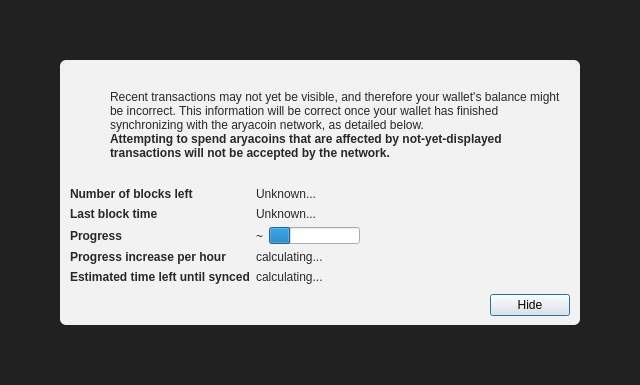
<?xml version="1.0" encoding="UTF-8"?>
<ui version="4.0">
 <class>ModalOverlay</class>
 <widget class="ModalOverlay" name="ModalOverlay">
  <property name="geometry">
   <rect>
    <x>0</x>
    <y>0</y>
    <width>640</width>
    <height>385</height>
   </rect>
  </property>
  <property name="windowTitle">
   <string>Form</string>
  </property>
  <layout class="QVBoxLayout" name="verticalLayout" stretch="0">
   <property name="sizeConstraint">
    <enum>QLayout::SetDefaultConstraint</enum>
   </property>
   <property name="leftMargin">
    <number>0</number>
   </property>
   <property name="topMargin">
    <number>0</number>
   </property>
   <property name="rightMargin">
    <number>0</number>
   </property>
   <property name="bottomMargin">
    <number>0</number>
   </property>
   <item>
    <widget class="QWidget" name="bgWidget" native="true">
     <property name="styleSheet">
      <string notr="true">#bgWidget { background: rgba(0,0,0,220); }</string>
     </property>
     <layout class="QVBoxLayout" name="verticalLayoutMain" stretch="1">
      <property name="leftMargin">
       <number>60</number>
      </property>
      <property name="topMargin">
       <number>60</number>
      </property>
      <property name="rightMargin">
       <number>60</number>
      </property>
      <property name="bottomMargin">
       <number>60</number>
      </property>
      <item>
       <widget class="QWidget" name="contentWidget" native="true">
        <property name="styleSheet">
         <string notr="true">#contentWidget { background: rgba(255,255,255,240); border-radius: 6px; }

QLabel { color: rgb(40,40,40);  }</string>
        </property>
        <layout class="QVBoxLayout" name="verticalLayoutSub" stretch="1,0,0,0">
         <property name="spacing">
          <number>0</number>
         </property>
         <property name="leftMargin">
          <number>10</number>
         </property>
         <property name="topMargin">
          <number>10</number>
         </property>
         <property name="rightMargin">
          <number>10</number>
         </property>
         <property name="bottomMargin">
          <number>10</number>
         </property>
         <item>
          <layout class="QHBoxLayout" name="horizontalLayoutIconText" stretch="0,1">
           <property name="topMargin">
            <number>20</number>
           </property>
           <item>
            <layout class="QVBoxLayout" name="verticalLayoutIcon">
             <property name="leftMargin">
              <number>0</number>
             </property>
             <item>
              <widget class="QPushButton" name="warningIcon">
               <property name="enabled">
                <bool>false</bool>
               </property>
               <property name="text">
                <string/>
               </property>
               <property name="icon">
                <iconset>
                 <normaloff>:/icons/warning</normaloff>
                 <disabledoff>:/icons/warning</disabledoff>:/icons/warning</iconset>
               </property>
               <property name="iconSize">
                <size>
                 <width>48</width>
                 <height>48</height>
                </size>
               </property>
               <property name="flat">
                <bool>true</bool>
               </property>
              </widget>
             </item>
             <item>
              <spacer name="verticalSpacerWarningIcon">
               <property name="orientation">
                <enum>Qt::Vertical</enum>
               </property>
               <property name="sizeHint" stdset="0">
                <size>
                 <width>20</width>
                 <height>40</height>
                </size>
               </property>
              </spacer>
             </item>
            </layout>
           </item>
           <item>
            <layout class="QVBoxLayout" name="verticalLayoutInfoText">
             <property name="leftMargin">
              <number>0</number>
             </property>
             <property name="topMargin">
              <number>0</number>
             </property>
             <item>
              <widget class="QLabel" name="infoText">
               <property name="text">
                <string>Recent transactions may not yet be visible, and therefore your wallet's balance might be incorrect. This information will be correct once your wallet has finished synchronizing with the aryacoin network, as detailed below.</string>
               </property>
               <property name="textFormat">
                <enum>Qt::RichText</enum>
               </property>
               <property name="wordWrap">
                <bool>true</bool>
               </property>
              </widget>
             </item>
             <item>
              <widget class="QLabel" name="infoTextStrong">
               <property name="font">
                <font>
                 <weight>75</weight>
                 <bold>true</bold>
                </font>
               </property>
               <property name="text">
                <string>Attempting to spend aryacoins that are affected by not-yet-displayed transactions will not be accepted by the network.</string>
               </property>
               <property name="textFormat">
                <enum>Qt::RichText</enum>
               </property>
               <property name="wordWrap">
                <bool>true</bool>
               </property>
              </widget>
             </item>
             <item>
              <spacer name="verticalSpacerInTextSpace">
               <property name="orientation">
                <enum>Qt::Vertical</enum>
               </property>
               <property name="sizeHint" stdset="0">
                <size>
                 <width>20</width>
                 <height>40</height>
                </size>
               </property>
              </spacer>
             </item>
            </layout>
           </item>
          </layout>
         </item>
         <item>
          <spacer name="verticalSpacerAfterText">
           <property name="orientation">
            <enum>Qt::Vertical</enum>
           </property>
           <property name="sizeHint" stdset="0">
            <size>
             <width>20</width>
             <height>40</height>
            </size>
           </property>
          </spacer>
         </item>
         <item>
          <layout class="QFormLayout" name="formLayout">
           <property name="fieldGrowthPolicy">
            <enum>QFormLayout::FieldsStayAtSizeHint</enum>
           </property>
           <property name="horizontalSpacing">
            <number>6</number>
           </property>
           <property name="verticalSpacing">
            <number>6</number>
           </property>
           <property name="topMargin">
            <number>10</number>
           </property>
           <item row="0" column="0">
            <widget class="QLabel" name="labelNumberOfBlocksLeft">
             <property name="font">
              <font>
               <weight>75</weight>
               <bold>true</bold>
              </font>
             </property>
             <property name="text">
              <string>Number of blocks left</string>
             </property>
            </widget>
           </item>
           <item row="0" column="1">
            <widget class="QLabel" name="numberOfBlocksLeft">
             <property name="text">
              <string>Unknown...</string>
             </property>
            </widget>
           </item>
           <item row="1" column="0">
            <widget class="QLabel" name="labelLastBlockTime">
             <property name="font">
              <font>
               <weight>75</weight>
               <bold>true</bold>
              </font>
             </property>
             <property name="text">
              <string>Last block time</string>
             </property>
            </widget>
           </item>
           <item row="1" column="1">
            <widget class="QLabel" name="newestBlockDate">
             <property name="sizePolicy">
              <sizepolicy hsizetype="Maximum" vsizetype="Preferred">
               <horstretch>0</horstretch>
               <verstretch>0</verstretch>
              </sizepolicy>
             </property>
             <property name="text">
              <string>Unknown...</string>
             </property>
            </widget>
           </item>
           <item row="2" column="0">
            <widget class="QLabel" name="labelSyncDone">
             <property name="font">
              <font>
               <weight>75</weight>
               <bold>true</bold>
              </font>
             </property>
             <property name="text">
              <string>Progress</string>
             </property>
            </widget>
           </item>
           <item row="2" column="1">
            <layout class="QHBoxLayout" name="horizontalLayoutSync" stretch="0,1">
             <item>
              <widget class="QLabel" name="percentageProgress">
               <property name="text">
                <string notr="true">~</string>
               </property>
              </widget>
             </item>
             <item>
              <widget class="QProgressBar" name="progressBar">
               <property name="value">
                <number>24</number>
               </property>
               <property name="format">
                <string/>
               </property>
              </widget>
             </item>
            </layout>
           </item>
           <item row="4" column="0">
            <widget class="QLabel" name="labelProgressIncrease">
             <property name="font">
              <font>
               <weight>75</weight>
               <bold>true</bold>
              </font>
             </property>
             <property name="text">
              <string>Progress increase per hour</string>
             </property>
            </widget>
           </item>
           <item row="4" column="1">
            <widget class="QLabel" name="progressIncreasePerH">
             <property name="text">
              <string>calculating...</string>
             </property>
            </widget>
           </item>
           <item row="5" column="0">
            <widget class="QLabel" name="labelEstimatedTimeLeft">
             <property name="font">
              <font>
               <weight>75</weight>
               <bold>true</bold>
              </font>
             </property>
             <property name="text">
              <string>Estimated time left until synced</string>
             </property>
            </widget>
           </item>
           <item row="5" column="1">
            <widget class="QLabel" name="expectedTimeLeft">
             <property name="text">
              <string>calculating...</string>
             </property>
            </widget>
           </item>
          </layout>
         </item>
         <item>
          <layout class="QHBoxLayout" name="horizontalLayoutButtons">
           <property name="leftMargin">
            <number>10</number>
           </property>
           <property name="topMargin">
            <number>10</number>
           </property>
           <item>
            <spacer name="horizontalSpacer">
             <property name="orientation">
              <enum>Qt::Horizontal</enum>
             </property>
             <property name="sizeHint" stdset="0">
              <size>
               <width>40</width>
               <height>20</height>
              </size>
             </property>
            </spacer>
           </item>
           <item>
            <widget class="QPushButton" name="closeButton">
             <property name="text">
              <string>Hide</string>
             </property>
             <property name="focusPolicy">
              <enum>Qt::StrongFocus</enum>
             </property>
             <property name="default">
              <bool>true</bool>
             </property>
            </widget>
           </item>
          </layout>
         </item>
        </layout>
       </widget>
      </item>
     </layout>
    </widget>
   </item>
  </layout>
 </widget>
 <customwidgets>
  <customwidget>
   <class>ModalOverlay</class>
   <extends>QWidget</extends>
   <header>qt/modaloverlay.h</header>
   <container>1</container>
  </customwidget>
 </customwidgets>
 <resources/>
 <connections/>
</ui>
